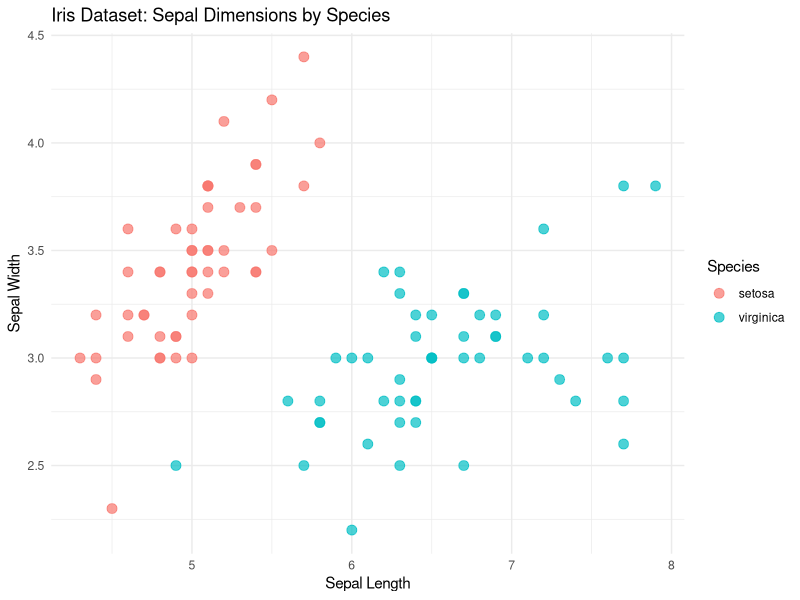
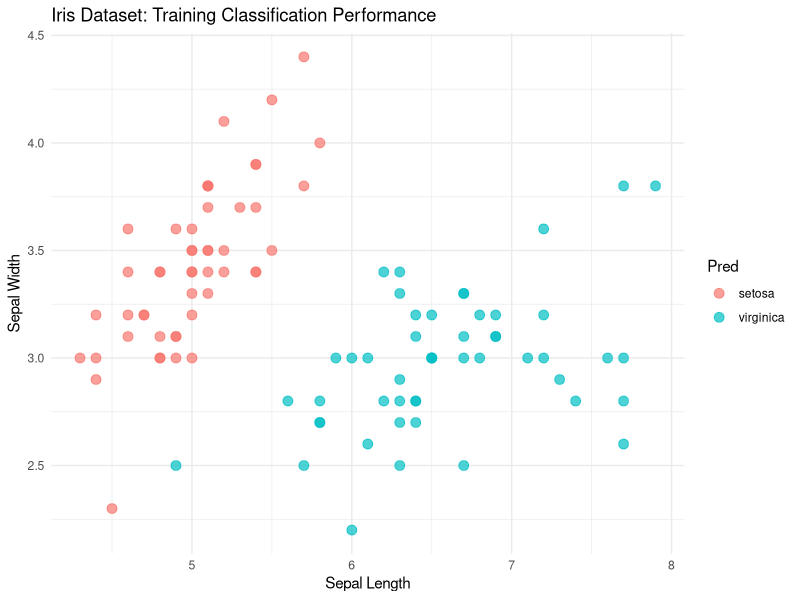
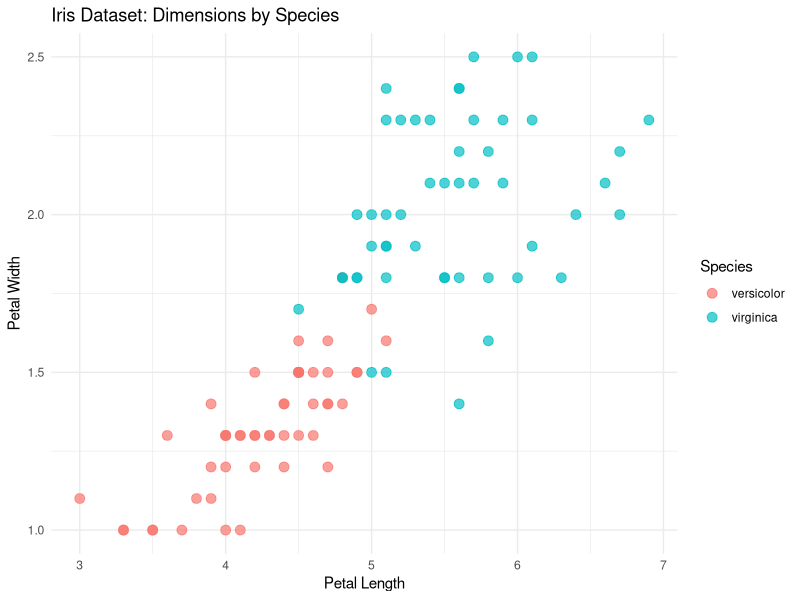

R code for these plots, in order:
library(ggplot2)
library(dplyr)

#Filtering out versicolor to run a binary example
mini_iris <- iris %>%
  filter(Species != 'versicolor')

ggplot(mini_iris, aes(x = Sepal.Length, y = Sepal.Width, color = Species)) +
  geom_point(size = 3, alpha = 0.7) +  # Add points with some transparency
  theme_minimal() +  # Use a clean theme
  labs(
    title = "Iris Dataset: Sepal Dimensions by Species",
    x = "Sepal Length",
    y = "Sepal Width"
  )

iris.fit <- glm(Species ~ Sepal.Length +  Sepal.Width,
                family = 'binomial',
                data = mini_iris)

mini_iris$Prob <- predict.glm(iris.fit,
                              mini_iris[,c('Sepal.Length','Sepal.Width')],
                              type = 'response')

mini_iris$Pred <- ifelse(mini_iris$Prob >= 0.5,"virginica", "setosa")

mini_iris$Result <- mini_iris$Species == mini_iris$Pred


ggplot(mini_iris, aes(x = Sepal.Length, y = Sepal.Width, color = Pred)) +
  geom_point(size = 3, alpha = 0.7) +  # Add points with some transparency
  theme_minimal() +  # Use a clean theme
  labs(
    title = "Iris Dataset: Training Classification Performance",
    x = "Sepal Length",
    y = "Sepal Width"
  )


mini_iris$Num_Species <- ifelse(mini_iris$Species == 'setosa', 0,1)
iris.lm <- lm(Num_Species ~ Sepal.Length +  Sepal.Width,
              data = mini_iris)

mini_iris$Num_pred <- predict.lm(iris.lm,mini_iris)

summary(mini_iris$Num_pred)

summary(mini_iris$Prob)


mini_iris <- iris %>%
  filter(Species != 'setosa')
ggplot(mini_iris, aes(x = Petal.Length, y = Petal.Width, color = Species)) +
  geom_point(size = 3, alpha = 0.7) +  # Add points with some transparency
  theme_minimal() +  # Use a clean theme
  labs(
    title = "Iris Dataset: Dimensions by Species",
    x = "Petal Length",
    y = "Petal Width"
  )

iris.fit <- glm(Species ~ Sepal.Length + Sepal.Width,
                family = 'binomial',
                data = mini_iris)

iris_pred <- predict.glm(iris.fit,
                         mini_iris[,c('Sepal.Length','Sepal.Width')],
                         type = 'response')
table(mini_iris$Species == ifelse(iris_pred >= 0.5, 'virginica','versicolor'))